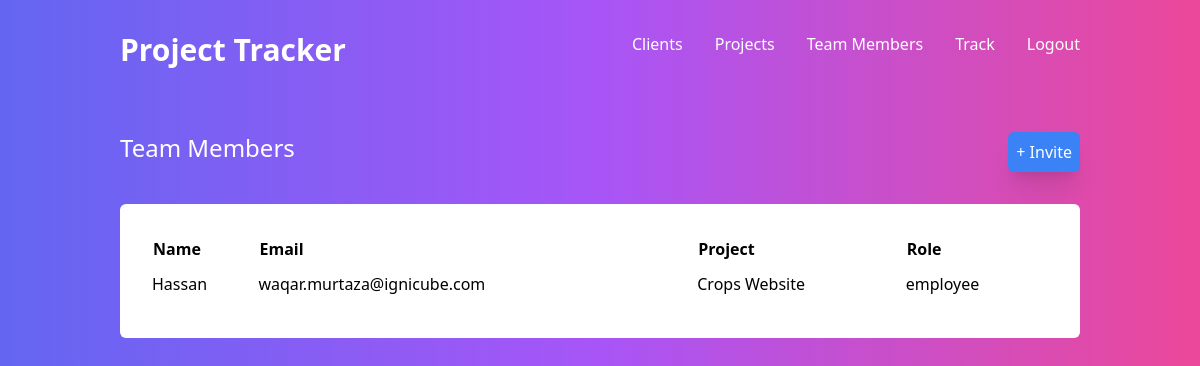
/team/ (signed in), run on the app's committed database.
### project_tracker/models.py (models this page shows, shortened)
class Member(models.Model):
    project = models.ForeignKey(Project, on_delete=models.CASCADE, related_name = 'members')
    member_name = models.CharField(max_length=255)
    member_email = models.EmailField(max_length=50)
    CHOICES = [
        ('manager', 'Manager'),
        ('employee', 'Employee'),
    ]
    member_role = models.CharField(max_length=255, choices=CHOICES, default = 'Employee')

class Project(models.Model):
    client = models.ForeignKey(Client, on_delete=models.CASCADE, related_name = 'projects')
    project_name = models.CharField(max_length=255)
    project_created = models.DateTimeField(auto_now_add=True, null=True)
    project_deadline = models.DateField()
    def __str__(self):
        return f"{self.project_name}"

### project_tracker/decorators.py (the view)
        def wrapper_func(request, *args, **kwargs):
            if request.user.groups.exists():
                group = request.user.groups.all()[0].name
                print(group)
                if group in allowed_roles or not allowed_roles:
                    return view_func(request, *args, **kwargs)
            return HttpResponse("You are not allowed to view this")

### project_tracker/views.py (called while the page is built)
@allowed_users(allowed_roles=['Admin'])
def team(request):
    clients = request.user.company.clients.all()
    myprojects = Project.objects.filter(client__in=clients)
    mymembers = Member.objects.filter(project__in=myprojects)
    return render(request, "team_members.html", {"mymembers":mymembers})

### project_tracker/templates/team_members.html (shortened to what this page needs)
{% load static %}
<!DOCTYPE html>
<html lang="en">
<head>
    <link rel="stylesheet" href="{% static 'css/style.css' %}">
    <link rel="stylesheet" href="{% static 'css/morestyles.css' %}">
</head>
<body class="bg-gradient-to-r from-indigo-500 via-purple-500 to-pink-500">
    <header class="container mx-auto text-white p-8" >
        <nav class="flex justify-around font-medium">
            <div class="font-semibold text-3xl flex-1">
                <a class="decoration-0 " href="{% url 'home' %}">Project Tracker</a>
            </div>
            <ul class="decoration-0 flex gap-x-8">
                <li ><a href="{% url 'home' %}">Clients</a></li>
                <li ><a href="{% url 'projects' %}">Projects</a></li>
                <li><a href="{% url 'team' %}">Team Members</a></li>
                <li><a href="{% url 'track' %}">Track</a></li>
                <li><a href="{% url 'logout' %}">Logout</a></li>
            </ul>
        </nav>
    </header>
    <main class="container mx-auto p-8">
        <div class="flex justify-between mb-8" style="gap: 30px;">
            <h1 class="text-white text-2xl font-medium">Team Members</h1>
            <a class="bg-blue-500 shadow-xl p-2 rounded-md text-white" href="add_member/">+ Invite</a>
        </div>
        <div class="rounded-md bg-white p-8">
            <table>
                {% if mymembers %}
                <tr>
                    <th>Name</th>
                    <th>Email</th>
                    <th>Project</th>
                    <th>Role</th>
                </tr>
                <tr>
                {% for member in mymembers %}
                    <td>{{ member.member_name }}</td>
                    <td>{{ member.member_email }}</td>
                    <td>{{ member.project }}</td>
                    <td>{{ member.member_role }}</td>
                </tr>
                {% endfor %}
                {% else %}
                <tr>
                    <p class='text-center text-lg'>This view will show members of your project</p>
                </tr>
                {% endif %}
            </table>
        </div>
    </main>
</body>
</html>

### static/css/style.css (style rules this page uses)
html, :host { line-height: 1.5; -webkit-text-size-adjust: 100%; -moz-tab-size: 4; -o-tab-size: 4; tab-size: 4; font-family: ui-sans-serif, system-ui, sans-serif, "Apple Color Emoji", "Segoe UI Emoji", "Segoe UI Symbol", "Noto Color Emoji"; font-feature-settings: normal; font-variation-settings: normal; -webkit-tap-highlight-color: transparent; }
body { margin: 0; line-height: inherit; }
h1, h2, h3, h4, h5, h6 { font-size: inherit; font-weight: inherit; }
a { color: inherit; text-decoration: inherit; }
table { text-indent: 0; border-color: inherit; border-collapse: collapse; }
blockquote, dl, dd, h1, h2, h3, h4, h5, h6, hr, figure, p, pre { margin: 0; }
ol, ul, menu { list-style: none; margin: 0; padding: 0; }
.container { width: 100%; }
@media (min-width: 640px) { .container { max-width: 640px; } }
@media (min-width: 768px) { .container { max-width: 768px; } }
@media (min-width: 1024px) { .container { max-width: 1024px; } }
.mx-auto { margin-left: auto; margin-right: auto; }
.mb-8 { margin-bottom: 2rem; }
.flex { display: flex; }
.flex-1 { flex: 1 1 0%; }
.justify-between { justify-content: space-between; }
.justify-around { justify-content: space-around; }
.gap-x-8 { -moz-column-gap: 2rem; column-gap: 2rem; }
.rounded-md { border-radius: 0.375rem; }
.bg-blue-500 { --tw-bg-opacity: 1; background-color: rgb(59 130 246 / var(--tw-bg-opacity)); }
.bg-white { --tw-bg-opacity: 1; background-color: rgb(255 255 255 / var(--tw-bg-opacity)); }
.bg-gradient-to-r { background-image: linear-gradient(to right, var(--tw-gradient-stops)); }
.from-indigo-500 { --tw-gradient-from: #6366f1 var(--tw-gradient-from-position); --tw-gradient-to: rgb(99 102 241 / 0) var(--tw-gradient-to-position); --tw-gradient-stops: var(--tw-gradient-from), var(--tw-gradient-to); }
.via-purple-500 { --tw-gradient-to: rgb(168 85 247 / 0) var(--tw-gradient-to-position); --tw-gradient-stops: var(--tw-gradient-from), #a855f7 var(--tw-gradient-via-position), var(--tw-gradient-to); }
.to-pink-500 { --tw-gradient-to: #ec4899 var(--tw-gradient-to-position); }
.p-2 { padding: 0.5rem; }
.p-8 { padding: 2rem; }
.text-2xl { font-size: 1.5rem; line-height: 2rem; }
.text-3xl { font-size: 1.875rem; line-height: 2.25rem; }
.font-medium { font-weight: 500; }
.font-semibold { font-weight: 600; }
.text-white { --tw-text-opacity: 1; color: rgb(255 255 255 / var(--tw-text-opacity)); }
.decoration-0 { text-decoration-thickness: 0px; }
.shadow-xl { --tw-shadow: 0 20px 25px -5px rgb(0 0 0 / 0.1), 0 8px 10px -6px rgb(0 0 0 / 0.1); --tw-shadow-colored: 0 20px 25px -5px var(--tw-shadow-color), 0 8px 10px -6px var(--tw-shadow-color); box-shadow: var(--tw-ring-offset-shadow, 0 0 #0000), var(--tw-ring-shadow, 0 0 #0000), var(--tw-shadow); }

### static/css/morestyles.css (style rules this page uses)
tr, td { text-align: left; padding: 10px 0; }
table { width : 100%; }
.p-8 { padding: 2rem; }
.text-2xl { font-size: 1.5rem; line-height: 2rem; }

### data on the page
Member: member_name "Hassan", member_email "waqar.murtaza@ignicube.com", project "Crops Website", member_role "employee"
